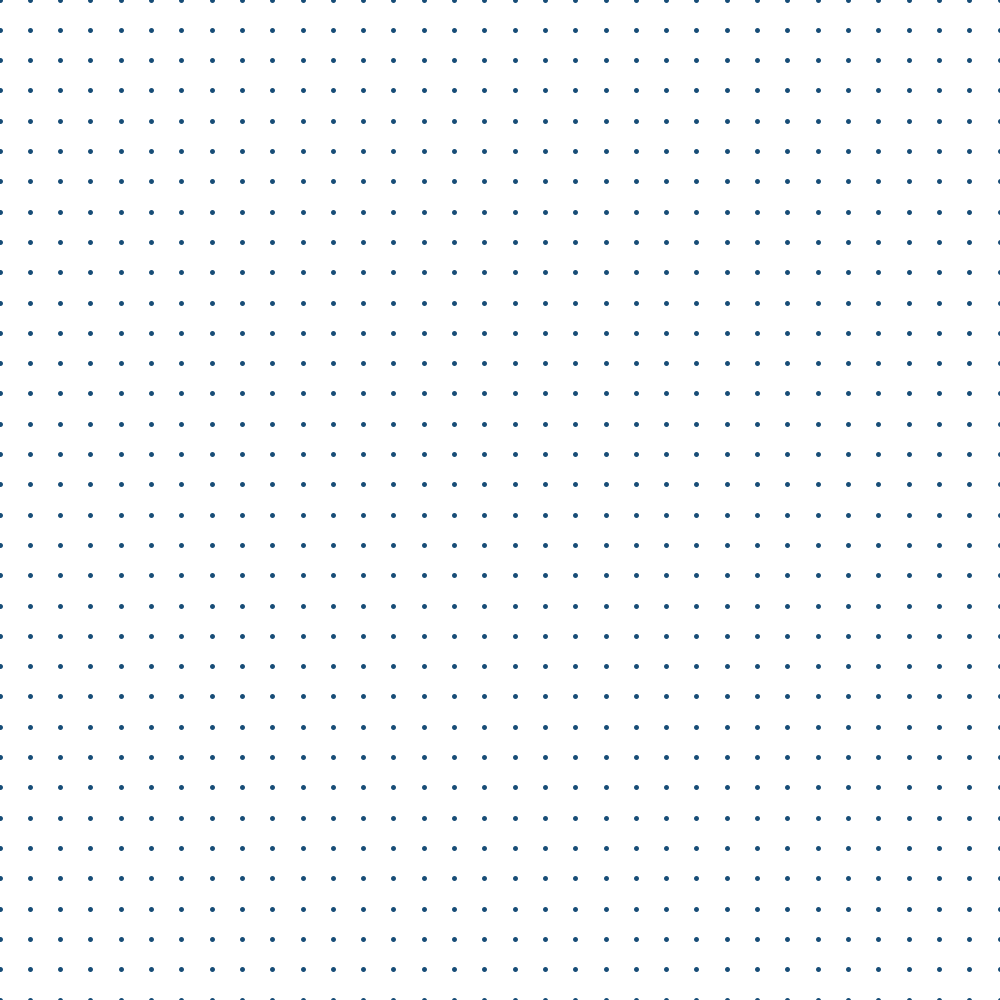
Frame 1 (no input)
Frame 2 (the mouse pressed at the canvas centre, redrawn once): identical to frame 1, image omitted

The Processing sketch that drew this single still picture (run headless with seeded random() and noise(); the mouse was pressed at the canvas centre and the sketch redrawn once):

// Processing sketch: sketch_210622c
// ── sketch_210622c.pde

import java.util.*;
import java.util.UUID;

int screenshotCount=1;
// control the size of the grid
int scale = 30;
String screenshotSet = UUID.randomUUID().toString();
int cols, rows;
float gH, gW;

// How many colors will we use
color[] colors  = new int[10];

void setup()
{
  size(1000, 1000);

  cols = ceil(width/scale);
  rows = ceil(height/scale);
  gH = ceil(width/cols);
  gW = ceil(height/rows);

  if ((width % (float(cols) * gW)) > 0.0) {
      float gWOffset = width % (float(cols) * gW);
      gW += gWOffset/float(rows);
  }

  if ((width % (float(rows) * gH)) > 0.0) {
      float gHOffset = width % (float(rows) * gH);
      gH += gHOffset/float(rows);
  }

  colorMode(HSB, 359, 100, 100, 100);
  // https://coolors.co/d9ed92-b5e48c-99d98c-76c893-52b69a-34a0a4-168aad-1a759f-1e6091-184e77
  color c1 = color(73, 38, 93, 100);
  color c2 = color(92, 39, 89, 100);
  color c3 = color(110, 35, 85, 100);
  color c4 = color(141, 41, 78, 100);
  color c5 = color(163, 55, 71, 100);
  color c6 = color(182, 68, 64, 100);
  color c7 = color(194, 87, 68, 100);
  color c8 = color(199, 84, 62, 100);
  color c9 = color(206, 79, 57, 100);
  color c10 = color(206, 80, 47, 100);
  colors[0] = c1;
  colors[1] = c2;
  colors[2] = c3;
  colors[3] = c4;
  colors[4] = c5;
  colors[5] = c6;
  colors[6] = c7;
  colors[7] = c8;
  colors[8] = c9;
  colors[9] = c10;
  // color c1 = color(60,8.53,100);
  // color c2 = color(38,31,75,100);
  // color c3 = color(32,80,90,100);
  // color c4 = color(19, 96, 82, 100);
  // color c5 = color(30, 29, 8, 100);
  //
  // colors[0] = c1;
  // colors[1] = c2;
  // colors[2] = c3;
  // colors[3] = c4;
  // colors[4] = c5;


}


void draw() {
  noLoop();
  strokeWeight(5);
  noFill();
  background(color(0,0,100, 100));


  ArrayList<Coordinate> coordinates = new ArrayList();
  stroke(colors[9]);
  strokeWeight(5);
  beginShape(POINTS);
  int coordStart = 0;
  for(int r = 0; r < rows + 1; r++) {
    for(int c = 0; c < cols + 1; c++) {
      coordinates.add(new Coordinate(c, r, c*gW, r*gH));
      vertex(c*gW,r*gH);
    }
  }
  endShape();


    // // crop
    // smooth();
    // stroke(color(0,0,100,100));
    // strokeWeight(gW*10);
    // ellipse(width/2, height/2, width+gW*10, height+gH*10);

  // beginShape(POINTS);
  // for(int r = 0; r < rows + 1; r++) {
  //   for(int c = 0; c < cols + 1; c++) {
  //     ArrayList<Integer> colorNumbers = new ArrayList<Integer>();
  //     for(int ci = 0; ci < colors.length; ci++)
  //     {
  //       colorNumbers.add(ci);
  //     }
  //     Collections.shuffle(colorNumbers);
  //
  //     stroke(hue(colors[colorNumbers.get(0)]), saturation(colors[colorNumbers.get(0)]), brightness(colors[colorNumbers.get(0)]), 25);
  //     strokeWeight(5);
  //     vertex(float(c)*gW, float(r)*gH);
  //   }
  // }
  // endShape();

}




void keyPressed() {
  // save a screenshot if 's' is presed
  if(key == 's') {
    save("result-h-"+nf(height)+"-w-"+nf(width)+"-s-"+nf(scale)+"-r-"+nf(rows)+"-c-"+nf(cols)+"-"+screenshotSet+"-"+nf(screenshotCount,4)+".jpg");
    screenshotCount++;
  }
  // redraw sketch if 'enter' is presed
  if(keyCode == 10) {
    redraw();
  }
}

// ── Coordinate.pde

public class Coordinate {
    public boolean isroot = false;
    public int col;
    public int row;
    public float x;
    public float y;
    public float w;
    public float h;
    public boolean used = false;


    public Coordinate(int col, int row, float x, float y) {
        this.row = row;
        this.col = col;
        this.x = x;
        this.y = y;
    }

}
